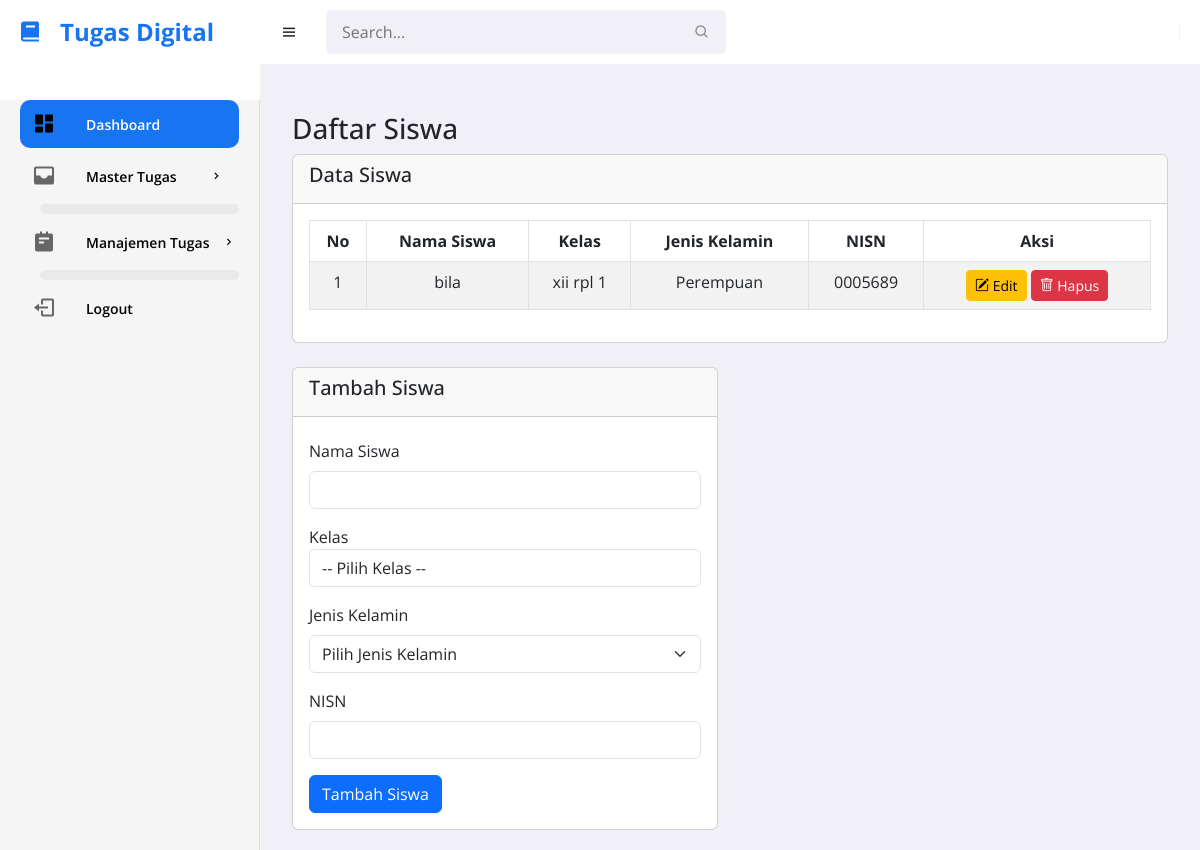
The app's page /siswa.php (signed in) with its own data.
### tables this page shows
CREATE TABLE `siswa` (
  `id` int(11) NOT NULL,
  `nama_siswa` varchar(200) NOT NULL,
  `kelas` varchar(200) NOT NULL,
  `jenis_kelamin` enum('Laki - laki','Perempuan') NOT NULL,
  `nisn` varchar(100) NOT NULL
);

### siswa.php (the view, shortened to what this page needs)
<?php
$user_role = $_SESSION['role'] ?? 'siswa';
include 'koneksi.php';
$result = $conn->query("SELECT * FROM siswa");
?>
<!DOCTYPE html>
<html lang="en">
<head>
    <link href='https://unpkg.com/boxicons@2.0.9/css/boxicons.min.css' rel='stylesheet'>
    <link rel="stylesheet" href="https://cdn.jsdelivr.net/npm/bootstrap@5.3.0/dist/css/bootstrap.min.css">
    <link href="https://cdn.jsdelivr.net/npm/bootstrap-icons/font/bootstrap-icons.css" rel="stylesheet">
    <link rel="stylesheet" href="style.css">
</head>
<body>
<section id="sidebar">
    <a href="#" class="brand"><i class='bx bxs-book icon'></i> Tugas Digital</a>
    <ul class="side-menu">
        <?php if ($_SESSION['role'] === 'admin') : ?>
            <li><a href="admin_dashboard.php" class="active"><i class='bx bxs-dashboard icon'></i> Dashboard</a></li>
        <?php elseif ($_SESSION['role'] === 'guru') : ?>
            <li><a href="guru_dashboard.php" class="active"><i class='bx bxs-dashboard icon'></i> Dashboard</a></li>
        <?php elseif ($_SESSION['role'] === 'siswa') : ?>
            <li><a href="siswa_dashboard.php" class="active"><i class='bx bxs-dashboard icon'></i> Dashboard</a></li>
        <?php endif; ?>
            <li>
                <a href="#"><i class='bx bxs-inbox icon'></i> Master Tugas <i class='bx bx-chevron-right icon-right'></i></a>
                <ul class="side-dropdown">
                    <?php if ($_SESSION['role'] === 'admin' || $_SESSION['role'] === 'guru') : ?>
                    <li><a href="kelas.php"><i class='bx bx-task'></i> Kelas</a></li>
                    <?php endif; ?>
                </ul>
            </li>
            <li>
                <a href="#"><i class='bx bxs-notepad icon'></i> Manajemen Tugas <i class='bx bx-chevron-right icon-right'></i></a>
                <ul class="side-dropdown">
                    <li><a href="tugas.php"><i class='bx bx-task'></i> Tugas</a></li>
                </ul>
            </li>
        <li><a href="#" onclick="confirmLogout(event)"><i class='bx bx-log-out icon'></i> Logout</a></li>
    </ul>
</section>
    <section id="content">
        <nav>
            <i class='bx bx-menu toggle-sidebar'></i>
            <form action="#">
                <div class="form-group">
                    <input type="text" placeholder="Search...">
                    <i class='bx bx-search icon'></i>
                </div>
            </form>
        </nav>
        <main>
            <div class="container mt-4">
                <h3>Daftar Siswa</h3>
                <div class="row">
                    <div class="col-md-12">
                        <div class="card">
                            <div class="card-header">
                                <h5>Data Siswa</h5>
                            </div>
                            <div class="card-body">
                                <div class="table-responsive">
                                    <table class="table table-striped table-bordered">
                                        <thead>
                                            <tr style='text-align:center'>
                                                <th>No</th>
                                                <th>Nama Siswa</th>
                                                <th>Kelas</th>
                                                <th>Jenis Kelamin</th>
                                                <th>NISN</th>
                                                <?php if ($user_role === 'guru') : ?>
                                                    <th>Aksi</th>
                                                <?php endif; ?>
                                            </tr>
                                        </thead>
                                        <tbody>
                                            <?php
                                            $no = 1;
                                            while ($row = $result->fetch_assoc()) {
                                                echo "<tr style='text-align:center'>
                                                        <td>{$no}</td>
                                                        <td>{$row['nama_siswa']}</td>
                                                        <td>{$row['kelas']}</td>
                                                        <td>{$row['jenis_kelamin']}</td>
                                                        <td>{$row['nisn']}</td>";
                                                if ($user_role === 'guru') {
                                                    echo "<td>
                                                            <button class='btn btn-sm btn-warning edit-btn' data-bs-toggle='modal' data-bs-target='#editModal{$row['id']}'>
                                                                <i class='bi bi-pencil-square'></i> Edit
                                                            </button>
                                                            <a href='siswa.php?hapus={$row['id']}' class='btn btn-sm btn-danger delete-btn' onclick='return confirm(\"Yakin ingin menghapus data ini?\")'>
                                                                <i class='bi bi-trash'></i> Hapus
                                                            </a>
                                                        </td>";
                                                }
                                                echo "</tr>";
                                                $no++;
                                            }
                                            ?>
                                        </tbody>
                                    </table>
                                </div>
                            </div>
                        </div>
                    </div>
                    <?php if ($user_role === 'guru') : ?>
                        <div class="col-md-6 mt-4">
                            <div class="card">
                                <div class="card-header">
                                    <h5>Tambah Siswa</h5>
                                </div>
                                <div class="card-body">
                                    <form action="siswa.php" method="POST">
                                        <div class="mb-3">
                                            <label for="nama_siswa" class="form-label">Nama Siswa</label>
                                            <input type="text" class="form-control" id="nama_siswa" name="nama_siswa" required>
                                        </div>
                                        <div class='mb-3'>
                        <label>Kelas</label>
                        <select name='kelas' class='form-control' required>
                            <option value=''>-- Pilih Kelas --</option>
                        </select>
                    </div>
                                        <div class="mb-3">
                                            <label for="jenis_kelamin" class="form-label">Jenis Kelamin</label>
                                            <select class="form-select" id="jenis_kelamin" name="jenis_kelamin" required>
                                                <option value="" disabled selected>Pilih Jenis Kelamin</option>
                                            </select>
                                        </div>
                                        <div class="mb-3">
                                            <label for="nisn" class="form-label">NISN</label>
                                            <input type="text" class="form-control" id="nisn" name="nisn" required>
                                        </div>
                                        <button type="submit" name="tambah" class="btn btn-primary">Tambah Siswa</button>
                                    </form>
                                </div>
                            </div>
                        </div>
                    <?php endif; ?>
                </div>
            </div>
        </main>
    </section>
</body>
</html>

### style.css (style rules this page uses)
* { font-family: 'Open Sans', sans-serif; margin: 0; padding: 0; box-sizing: border-box; }
:root { --grey: #F1F0F6; --dark-grey: #8D8D8D; --light: #fff; --dark: #000; --green: #81D43A; --light-green: #E3FFCB; --blue: #1775F1; --light-blue: #D0E4FF; --dark-blue: #0C5FCD; --red: #FC3B56; }
html { overflow-x: hidden; }
body { background: var(--grey); overflow-x: hidden; }
a { text-decoration: none; }
li { list-style: none; }
#sidebar { position: fixed; max-width: 260px; width: 100%; background: var(--light); top: 0; left: 0; height: 100%; overflow-y: auto; scrollbar-width: none; transition: all .3s ease; z-index: 200; }
#sidebar .brand { font-size: 24px; display: flex; align-items: center; height: 64px; font-weight: 700; color: var(--blue); position: sticky; top: 0; left: 0; z-index: 100; background: var(--light); transition: all .3s ease; padding: 0 6px; }
#sidebar .icon { min-width: 48px; display: flex; justify-content: center; align-items: center; margin-right: 6px; }
#sidebar .icon-right { margin-left: auto; transition: all .3s ease; }
#sidebar .side-menu { margin: 36px 0; padding: 0 20px; transition: all .3s ease; }
#sidebar .side-menu a { display: flex; align-items: center; font-size: 14px; color: var(--dark); padding: 12px 16px 12px 0; transition: all .3s ease; border-radius: 10px; margin: 4px 0; white-space: nowrap; }
#sidebar .side-menu > li > a.active, #sidebar .side-menu > li > a.active:hover { background: var(--blue); color: var(--light); }
ul li a { font-size: 18px; font-weight: bold; color: #333; display: flex; align-items: center; gap: 10px; transition: all 0.3s ease; }
ul li a i.icon { font-size: 24px; color: #007bff; transition: color 0.3s ease; }
ul.side-dropdown li a { font-size: 16px; padding-left: 30px; color: #555; }
ul li a.active { background-color: #f0f0f0; border-radius: 8px; }
#sidebar .side-dropdown { padding-left: 54px; max-height: 0; overflow-y: hidden; transition: all .15s ease; }
#content { position: relative; width: calc(100% - 260px); left: 260px; transition: all .3s ease; }
nav { background: var(--light); height: 64px; padding: 0 20px; display: flex; align-items: center; grid-gap: 28px; position: sticky; top: 0; left: 0; z-index: 100; }
nav .toggle-sidebar { font-size: 18px; cursor: pointer; }
nav form { max-width: 400px; width: 100%; margin-right: auto; }
nav .form-group { position: relative; }
nav .form-group input { width: 100%; background: var(--grey); border-radius: 5px; border: none; outline: none; padding: 10px 36px 10px 16px; transition: all .3s ease; }
nav .form-group .icon { position: absolute; top: 50%; transform: translateY(-50%); right: 16px; color: var(--dark-grey); }
main { width: 100%; padding: 24px 20px 20px 20px; }
main form { margin-top: 6px; }

### siswa.php (style rules this page uses)
.side-menu { background-color: #f5f5f5; padding: 20px; min-height: 100vh; border-right: 1px solid #ddd; }
.side-menu li a { font-size: 18px; font-weight: 600; display: flex; align-items: center; gap: 12px; padding: 12px 20px; color: #333; transition: background 0.3s, color 0.3s; border-radius: 8px; }
.side-menu li a:hover, .side-menu li a.active { background-color: #c0c0c0; color: #000; }
.side-menu li a .icon { font-size: 24px; color: #666; transition: color 0.3s; }
.side-menu li a:hover .icon, .side-menu li a.active .icon { color: #000; }
.side-dropdown { margin-left: 20px; background-color: #eaeaea; border-radius: 6px; padding: 5px 0; }
.side-dropdown li a { font-size: 16px; padding: 10px 20px; color: #555; display: flex; align-items: center; gap: 10px; }

### records on screen
siswa: nama_siswa "bila", kelas "xii rpl 1", jenis_kelamin "Perempuan", nisn "0005689"
